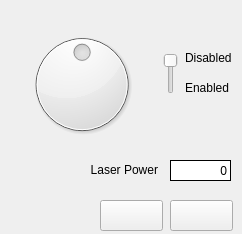
<?xml version="1.0" encoding="UTF-8"?>
<ui version="4.0">
 <class>dialogLaserControl</class>
 <widget class="QDialog" name="dialogLaserControl">
  <property name="geometry">
   <rect>
    <x>0</x>
    <y>0</y>
    <width>242</width>
    <height>234</height>
   </rect>
  </property>
  <property name="sizePolicy">
   <sizepolicy hsizetype="Fixed" vsizetype="Fixed">
    <horstretch>0</horstretch>
    <verstretch>0</verstretch>
   </sizepolicy>
  </property>
  <property name="windowTitle">
   <string>Laser Manual Control</string>
  </property>
  <property name="windowIcon">
   <iconset resource="main.qrc">
    <normaloff>:/main/iconPyMSRun.svg</normaloff>:/main/iconPyMSRun.svg</iconset>
  </property>
  <property name="styleSheet">
   <string notr="true">font: 10pt &quot;Segoe UI&quot;;</string>
  </property>
  <widget class="QLabel" name="imgLaser">
   <property name="geometry">
    <rect>
     <x>20</x>
     <y>20</y>
     <width>133</width>
     <height>133</height>
    </rect>
   </property>
   <property name="styleSheet">
    <string notr="true">image: url(:/main/laser.png);</string>
   </property>
   <property name="text">
    <string/>
   </property>
  </widget>
  <widget class="QLabel" name="label">
   <property name="geometry">
    <rect>
     <x>77</x>
     <y>160</y>
     <width>81</width>
     <height>20</height>
    </rect>
   </property>
   <property name="text">
    <string>Laser Power</string>
   </property>
   <property name="alignment">
    <set>Qt::AlignRight|Qt::AlignTrailing|Qt::AlignVCenter</set>
   </property>
  </widget>
  <widget class="QToolButton" name="btnClose">
   <property name="geometry">
    <rect>
     <x>170</x>
     <y>200</y>
     <width>63</width>
     <height>31</height>
    </rect>
   </property>
   <property name="text">
    <string/>
   </property>
   <property name="icon">
    <iconset resource="main.qrc">
     <normaloff>:/laser/laserform_close.png</normaloff>:/laser/laserform_close.png</iconset>
   </property>
   <property name="iconSize">
    <size>
     <width>61</width>
     <height>31</height>
    </size>
   </property>
  </widget>
  <widget class="QToolButton" name="btnOn">
   <property name="geometry">
    <rect>
     <x>100</x>
     <y>200</y>
     <width>63</width>
     <height>31</height>
    </rect>
   </property>
   <property name="styleSheet">
    <string notr="true"/>
   </property>
   <property name="text">
    <string/>
   </property>
   <property name="icon">
    <iconset>
     <disabledoff>:/laser/laserform_on_disabled.png</disabledoff>
     <disabledon>:/laser/laserform_on_disabled.png</disabledon>
     <activeoff>:/laser/laserform_on.png</activeoff>
     <activeon>:/laser/laserform_off.png</activeon>
    </iconset>
   </property>
   <property name="iconSize">
    <size>
     <width>61</width>
     <height>31</height>
    </size>
   </property>
   <property name="checkable">
    <bool>true</bool>
   </property>
   <property name="toolButtonStyle">
    <enum>Qt::ToolButtonIconOnly</enum>
   </property>
  </widget>
  <widget class="QLabel" name="lblLaser">
   <property name="geometry">
    <rect>
     <x>170</x>
     <y>160</y>
     <width>61</width>
     <height>21</height>
    </rect>
   </property>
   <property name="styleSheet">
    <string notr="true">background-color: rgb(255, 255, 255);
font: 14pt &quot;Segoe UI&quot;;</string>
   </property>
   <property name="frameShape">
    <enum>QFrame::Box</enum>
   </property>
   <property name="text">
    <string>0</string>
   </property>
   <property name="alignment">
    <set>Qt::AlignRight|Qt::AlignTrailing|Qt::AlignVCenter</set>
   </property>
  </widget>
  <widget class="QSlider" name="sliderEnable">
   <property name="geometry">
    <rect>
     <x>160</x>
     <y>53</y>
     <width>22</width>
     <height>41</height>
    </rect>
   </property>
   <property name="styleSheet">
    <string notr="true"/>
   </property>
   <property name="maximum">
    <number>2</number>
   </property>
   <property name="singleStep">
    <number>1</number>
   </property>
   <property name="pageStep">
    <number>1</number>
   </property>
   <property name="orientation">
    <enum>Qt::Vertical</enum>
   </property>
   <property name="invertedAppearance">
    <bool>true</bool>
   </property>
   <property name="tickPosition">
    <enum>QSlider::NoTicks</enum>
   </property>
   <property name="tickInterval">
    <number>10</number>
   </property>
  </widget>
  <widget class="QDial" name="sliderLaser">
   <property name="geometry">
    <rect>
     <x>24</x>
     <y>18</y>
     <width>116</width>
     <height>133</height>
    </rect>
   </property>
   <property name="focusPolicy">
    <enum>Qt::WheelFocus</enum>
   </property>
   <property name="toolTipDuration">
    <number>-1</number>
   </property>
   <property name="maximum">
    <number>999</number>
   </property>
   <property name="singleStep">
    <number>1</number>
   </property>
   <property name="pageStep">
    <number>1</number>
   </property>
   <property name="value">
    <number>500</number>
   </property>
   <property name="sliderPosition">
    <number>500</number>
   </property>
   <property name="wrapping">
    <bool>false</bool>
   </property>
   <property name="notchTarget">
    <double>100.000000000000000</double>
   </property>
   <property name="notchesVisible">
    <bool>false</bool>
   </property>
  </widget>
  <widget class="QLabel" name="label_2">
   <property name="geometry">
    <rect>
     <x>185</x>
     <y>50</y>
     <width>49</width>
     <height>16</height>
    </rect>
   </property>
   <property name="text">
    <string>Disabled</string>
   </property>
  </widget>
  <widget class="QLabel" name="label_3">
   <property name="geometry">
    <rect>
     <x>185</x>
     <y>80</y>
     <width>49</width>
     <height>16</height>
    </rect>
   </property>
   <property name="text">
    <string>Enabled</string>
   </property>
  </widget>
  <widget class="QLabel" name="imgSlider">
   <property name="geometry">
    <rect>
     <x>1</x>
     <y>5</y>
     <width>160</width>
     <height>160</height>
    </rect>
   </property>
   <property name="styleSheet">
    <string notr="true">image: url(:/laser/laserform_slider.png);</string>
   </property>
   <property name="text">
    <string/>
   </property>
   <property name="alignment">
    <set>Qt::AlignCenter</set>
   </property>
   <property name="textInteractionFlags">
    <set>Qt::NoTextInteraction</set>
   </property>
  </widget>
  <widget class="QLabel" name="lblStatus">
   <property name="geometry">
    <rect>
     <x>128</x>
     <y>10</y>
     <width>101</width>
     <height>20</height>
    </rect>
   </property>
   <property name="styleSheet">
    <string notr="true"/>
   </property>
   <property name="frameShape">
    <enum>QFrame::NoFrame</enum>
   </property>
   <property name="frameShadow">
    <enum>QFrame::Plain</enum>
   </property>
   <property name="text">
    <string/>
   </property>
   <property name="textFormat">
    <enum>Qt::PlainText</enum>
   </property>
   <property name="alignment">
    <set>Qt::AlignRight|Qt::AlignTrailing|Qt::AlignVCenter</set>
   </property>
   <property name="textInteractionFlags">
    <set>Qt::NoTextInteraction</set>
   </property>
  </widget>
  <zorder>imgSlider</zorder>
  <zorder>sliderLaser</zorder>
  <zorder>label</zorder>
  <zorder>btnClose</zorder>
  <zorder>btnOn</zorder>
  <zorder>lblLaser</zorder>
  <zorder>sliderEnable</zorder>
  <zorder>label_2</zorder>
  <zorder>label_3</zorder>
  <zorder>imgLaser</zorder>
  <zorder>lblStatus</zorder>
 </widget>
 <resources>
  <include location="main.qrc"/>
 </resources>
 <connections/>
</ui>
